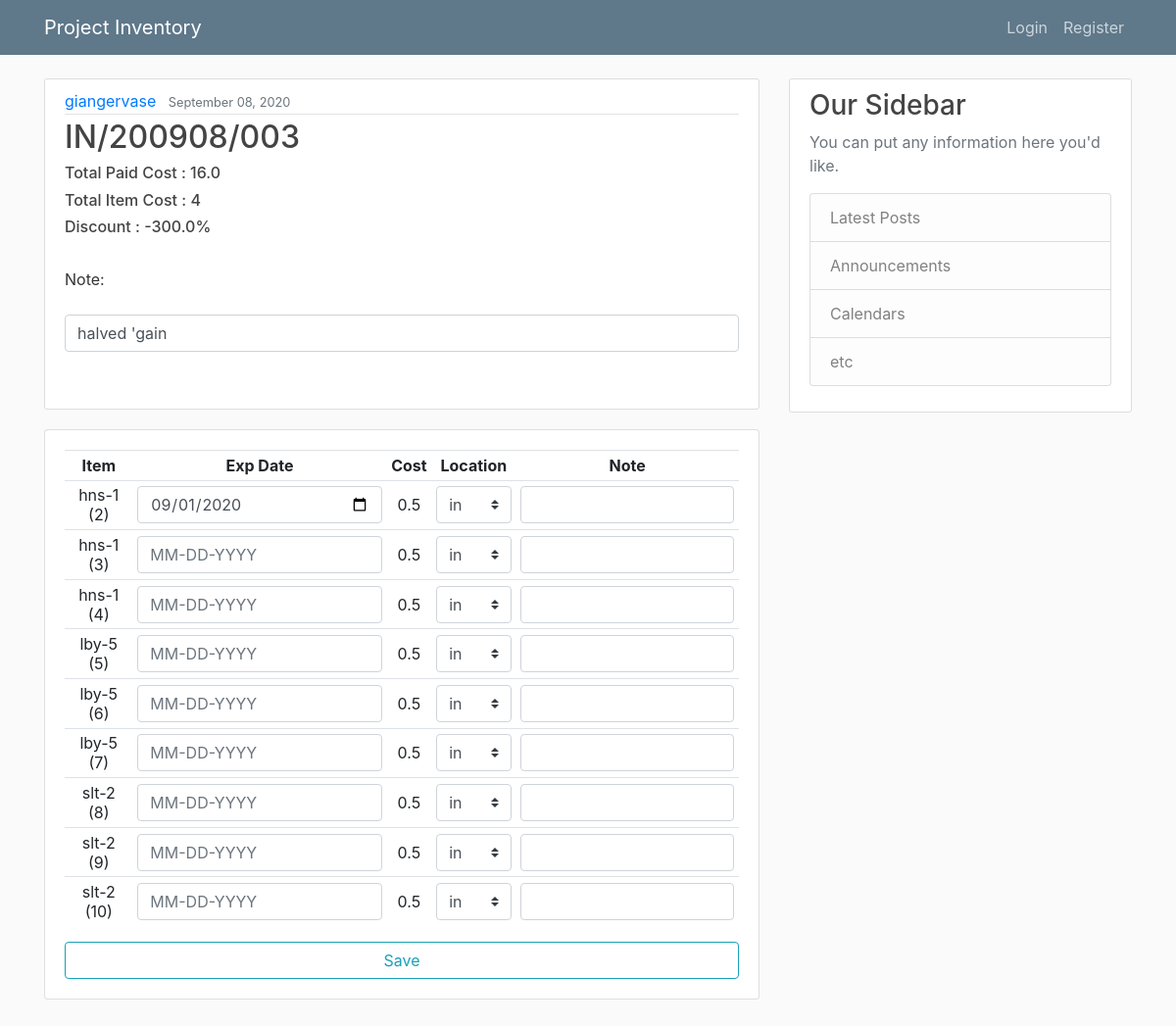
/in/3/, run on the app's committed database.
### sku/models.py (models this page shows, shortened)
class Inbound(models.Model):
    code = models.CharField(max_length=255, null=True, unique=True)
    total_paid_cost = models.FloatField(null=True)
    note = models.TextField(null=True, blank=True)
    creator = models.ForeignKey(User, on_delete=models.SET_NULL, null=True)
    date_added = models.DateTimeField(default=timezone.now, null=True)
    marketplace = models.ForeignKey(Marketplace, on_delete=models.SET_NULL, null=True)
    def total_cost(self):
        sum = Product.objects.filter(inbound_order=self).aggregate(Sum('cost'))['cost__sum']
        if sum:
            return round(sum)
        else:
            return "-"
    def discount(self):
        if isinstance(self.total_cost(), str):
            return "-"
        else:
            disc = 1 - self.total_paid_cost/self.total_cost()
            if disc:
                return [disc, f'{round(disc*100,1)}%']
            else:
                return [disc, '']

class Product(models.Model):
    sku = models.ForeignKey(SKU, on_delete=models.CASCADE, null=True, related_name='productsku_set')
    exp_date = models.DateTimeField(null=True, blank=True)
    cost = models.FloatField(null=True)
    price = models.FloatField(null=True, blank=True)
    note = models.TextField(null=True, blank=True)
    location = models.ForeignKey(Warehouse, on_delete=models.SET_NULL, null=True, blank=True)
    inbound_order = models.ForeignKey(Inbound, on_delete=models.SET_NULL, null=True)
    outbound_order = models.ForeignKey(Outbound, on_delete=models.SET_NULL, null=True, blank=True)
    def __str__(self):
        return self.sku.slug +" ("+str(self.id)+")"
    def cost_view(self):
        return round(self.cost ,2)

class SKU(models.Model):
    slug = models.SlugField(max_length=50, null=True, unique=True)
    name = models.CharField(max_length=255, null=True)
    note = models.TextField(null=True, blank = True)
    creator = models.ForeignKey(User, on_delete=models.SET_NULL, null=True)
    date_added = models.DateTimeField(default=timezone.now, null=True)

class Warehouse(models.Model):
    slug = models.SlugField(max_length=50, null=True, unique=True)
    name = models.CharField(max_length=255, null=True)
    note = models.TextField(null=True, blank=True)
    creator = models.ForeignKey(User, on_delete=models.SET_NULL, null=True)
    date_added = models.DateTimeField(default=timezone.now, null=True)

### sku/views.py (the view, shortened to what this page needs)
# urls.py: path('in/<int:pk>/', views.InboundDetail, name='inbound-detail'),
def InboundDetail(request, pk):
    inbound = get_object_or_404(Inbound, pk=pk)
    products = Product.objects.filter(inbound_order=inbound)
    locations = Warehouse.objects.all()
    context = { 'inbound' : inbound,
                'products' : products,
                'locations' : locations}
    return render(request, 'sku/inbound_detail.html', context)

### sku/templates/sku/inbound_detail.html (shortened to what this page needs)
{% extends 'base.html' %}
{% load crispy_forms_tags %}
{% block content %}
<form id="huyu-form">
<article class="media content-section">
    <div class="media-body">
        <div class="article-metadata">
            <a class="mr-2" href="#">
                {{ inbound.creator }}
            </a>
            <small class="text-muted">
                {{ inbound.date_added|date:"F d, Y" }}
            </small>
        </div>
        <h2>
            {{ inbound.code }}
        </h2>
        <h6>
            Total Paid Cost : {{ inbound.total_paid_cost }}
        </h6>
        <h6>
            Total Item Cost : {{ inbound.total_cost }}
        </h6>
        <h6>
            Discount        : {{ inbound.discount.1 }}
        </h6>
        <div class="article-content">
            <span>Note:</span>
            {% if inbound.note %}
                <input class="form-control" type="text" name="in-note" value="{{ inbound.note }}" />
            {% else %}
                <input class="form-control" type="text" name="in-note"/>
            {% endif %}
        </div>
    </div>
</article>
<div class="card card-body">
    <table class="table table-sm table-hover table-responsive">
        <tr>
            <th style="text-align:center">Item</th>
            <th style="text-align:center">Exp Date</th>
            <th style="text-align:center">Cost</th>
            <th style="text-align:center">Location</th>
            <th style="text-align:center">Note</th>
        </tr>
        {% for product in products %}
        <tr>
            <td style="text-align:center">
                    {{ product }}
            </td>
            <td class="align-middle" style="text-align:center" >
                {% if product.exp_date %}
                <input class="form-control" type="date" name="date[]" value="{{product.exp_date|date:'Y-m-d'}}" />
                {% else %}
                <input class="form-control" type="text" name="date[]" placeholder="MM-DD-YYYY" />
                {% endif %}
            </td>
            <td class="align-middle" style="text-align:center">
                {% if product.cost %}
                    {{ product.cost_view }}
                {% endif %}
            </td>
            <td class="align-middle" style="text-align:center">
                <select class="custom-select" name="location[]">
                    <option value={{product.location.pk}} selected>{{product.location.slug}}</option>
                </select>
            </td>
            <td class="align-middle">
                {% if product.note %}
                <input class="form-control" type="text" name="note[]" value="{{ product.note|slice:30 }}" />
                {% else %}
                <input class="form-control" type="text" name="note[]"/>
                {% endif %}
            </td>
        </tr>
        {% endfor %}
    </table>
        <button class="btn btn-outline-info" id="submit">Save</button>
</div>
<br>
</form>
{% endblock %}

### templates/base.html (shortened to what this page needs)
{% load static %}
<head>
    <link rel="stylesheet" href="https://stackpath.bootstrapcdn.com/bootstrap/4.5.2/css/bootstrap.min.css"
>
    <link rel="stylesheet" type="text/css" href="{% static '/css/main.css' %}">
</head>
<body>
<header class="site-header">
    <nav class="navbar navbar-expand-md navbar-dark bg-steel fixed-top">
        <div class="container">
            <a class="navbar-brand mr-4" href="/">Project Inventory</a>
            <div class="collapse navbar-collapse" id="navbarToggle">
                <div class="navbar-nav">
                    {% if user.is_authenticated %}
                    <li class="nav-item dropdown">
                        <a class="nav-link dropdown-toggle" href="#" id="navbarDropdown1" role="button"
                           data-toggle="dropdown" aria-haspopup="true" aria-expanded="false">
                            SKU
                        </a>
                        <div class="dropdown-menu" aria-labelledby="navbarDropdown1">
                            <a class="dropdown-item" href="{% url 'sku-create' %}">Add a SKU</a>
                            <a class="dropdown-item" href="{% url 'sku-list' %}">All SKUs</a>
                        </div>
                    </li>
                    <li class="nav-item dropdown">
                        <a class="nav-link dropdown-toggle" href="#" id="navbarDropdown2" role="button"
                           data-toggle="dropdown" aria-haspopup="true" aria-expanded="false">
                            Warehouse
                        </a>
                        <div class="dropdown-menu" aria-labelledby="navbarDropdown2">
                            <a class="dropdown-item" href="{% url 'warehouse-create' %}">Add a Warehouse</a>
                            <a class="dropdown-item" href="{% url 'warehouse-list' %}">All Warehouses</a>
                        </div>
                    </li>
                    <li class="nav-item dropdown">
                        <a class="nav-link dropdown-toggle" href="#" id="navbarDropdown3" role="button"
                           data-toggle="dropdown" aria-haspopup="true" aria-expanded="false">
                            Marketplace
                        </a>
                        <div class="dropdown-menu" aria-labelledby="navbarDropdown3">
                            <a class="dropdown-item" href="{% url 'marketplace-create' %}">Add a Marketplace</a>
                            <a class="dropdown-item" href="{% url 'marketplace-list' %}">All Marketplaces</a>
                        </div>
                    </li>
                                        <li class="nav-item dropdown">
                        <a class="nav-link dropdown-toggle" href="#" id="navbarDropdown4" role="button"
                           data-toggle="dropdown" aria-haspopup="true" aria-expanded="false">
                            User
                        </a>
                        <div class="dropdown-menu" aria-labelledby="navbarDropdown4">
                            <a class="dropdown-item" href="{% url 'profile' %}">Profile</a>
                            <a class="dropdown-item" href="{% url 'logout' %}">Logout</a>
                        </div>
                    </li>
                    {% else %}
                    <a class="nav-item nav-link" href="{% url 'login' %}">Login</a>
                    <a class="nav-item nav-link" href="{% url 'register' %}">Register</a>
                    {% endif %}
                </div>
            </div>
        </div>
    </nav>
</header>
<main role="main" class="container">
    <div class="row">
        <div class="col-md-8">
            {% block content %}{% endblock %}
        </div>
        <div class="col-md-4">
            <div class="content-section">
                <h3>Our Sidebar</h3>
                <p class='text-muted'>You can put any information here you'd like.
                <ul class="list-group">
                    <li class="list-group-item list-group-item-light">Latest Posts</li>
                    <li class="list-group-item list-group-item-light">Announcements</li>
                    <li class="list-group-item list-group-item-light">Calendars</li>
                    <li class="list-group-item list-group-item-light">etc</li>
                </ul>
                </p>
            </div>
        </div>
    </div>
</main>
</body>
</html>

### static/css/main.css (style rules this page uses)
body { background: #fafafa; color: #333333; margin-top: 5rem; }
h1, h2, h3, h4, h5, h6 { color: #444444; }
ul { margin: 0; }
.bg-steel { background-color: #5f788a; }
.site-header .navbar-nav .nav-link { color: #cbd5db; }
.content-section { background: #ffffff; padding: 10px 20px; border: 1px solid #dddddd; border-radius: 3px; margin-bottom: 20px; }
.article-content { white-space: pre-line; }
.article-metadata { padding-bottom: 1px; margin-bottom: 4px; border-bottom: 1px solid #e3e3e3 }

### data on the page
Inbound: creator "giangervase", date_added "September 08, 2020", code "IN/200908/003", total_paid_cost "16.0", total_cost "4", discount.1 "-300.0%", in-note "halved 'gain"
Product: sku+id "hns-1 (2)", exp_date "09/01/2020", cost_view "0.5", location.slug "in"
Product: sku+id "hns-1 (3)", cost_view "0.5", location.slug "in"
Product: sku+id "hns-1 (4)", cost_view "0.5", location.slug "in"
Product: sku+id "lby-5 (5)", cost_view "0.5", location.slug "in"
Product: sku+id "lby-5 (6)", cost_view "0.5", location.slug "in"
Product: sku+id "lby-5 (7)", cost_view "0.5", location.slug "in"
Product: sku+id "slt-2 (8)", cost_view "0.5", location.slug "in"
Product: sku+id "slt-2 (9)", cost_view "0.5", location.slug "in"
Product: sku+id "slt-2 (10)", cost_view "0.5", location.slug "in"
